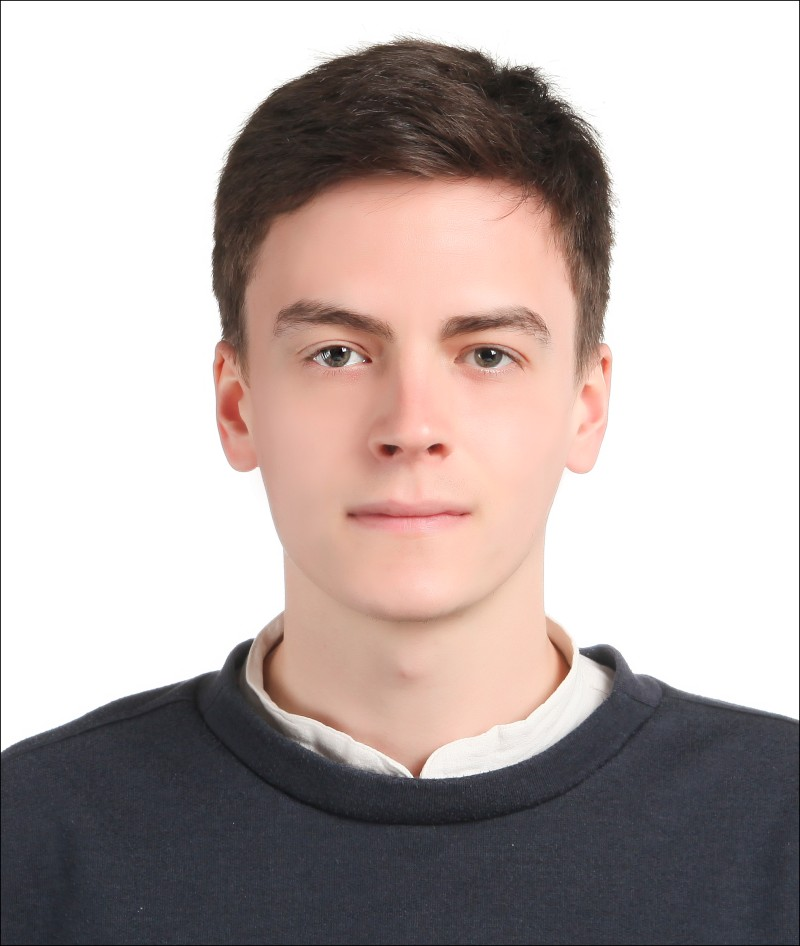
//> input picture etc/etcBH/C_C++/project/photo.jpg, 800 x 946 px, given in place of babycat.mp4, which was not available
$ ./homework2   (built with g++ and OpenCV 4)
//> lines starting //> are read from the running program, lines starting //| are printed output that depends on the picture; pictures that were not available may be replaced by others from this repository, and a replacement may not be noted
#include <opencv2/opencv.hpp>

void calc_histo();
void draw_histo();
void make_palatte();
void calc_histo();
void draw_histo_hue();

void hw1();
void hw2();
void hw3();
void hw4();

cv::VideoCapture capture;

int main()
{
    // hw1();
    hw2();
    // hw3();
    // hw4();
}


// [28 lines left out: function hw1, not called in this run]

void hw2()
{
    capture.open("babycat.mp4");
    std::string title = "메인 윈도우";
    cv::Mat blue (300,400,CV_8UC3,(0,0,255));

    cv::imshow(title,blue);
    cv::rectangle(blue,cv::Rect(30,30,320,240),cv::Scalar(0,0,255), 10);
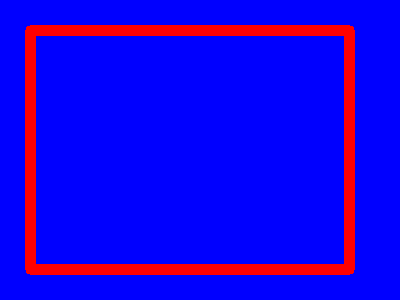
//> blue: 300 rows x 400 cols, CV_8UC3; mean B, G, R 229, 0, 26

    cv::Mat frame, small_frame, roi;

    for(;;)
    {
        capture >> frame;
//> frame is the input picture: 946 rows x 800 cols, CV_8UC3; mean B, G, R 171.3, 173.7, 185.2
        cv::resize(frame,small_frame,cv::Size(320,240));
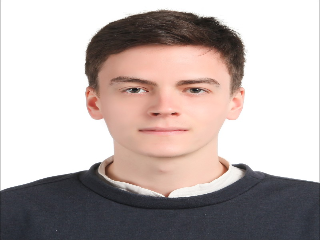
//> small_frame: 240 rows x 320 cols, CV_8UC3; mean B, G, R 171.6, 174, 185.6
        roi = blue(cv::Rect(30,30,320,240));

        small_frame.copyTo(roi);

        cv::imshow(title, blue);
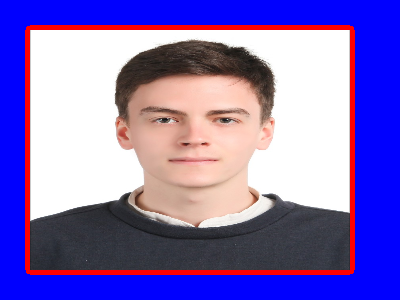
//> window '메인 윈도우': 300 rows x 400 cols, CV_8UC3; mean B, G, R 189.6, 111.4, 130.8
        if (cv::waitKey(10)==27) break;
//> the Esc key is pressed
    }

}

// [134 lines left out: functions hw3, calc_histo, calc_histo1, draw_histo, make_palatte, draw_histo_hue and 1 more, not called in this run]
